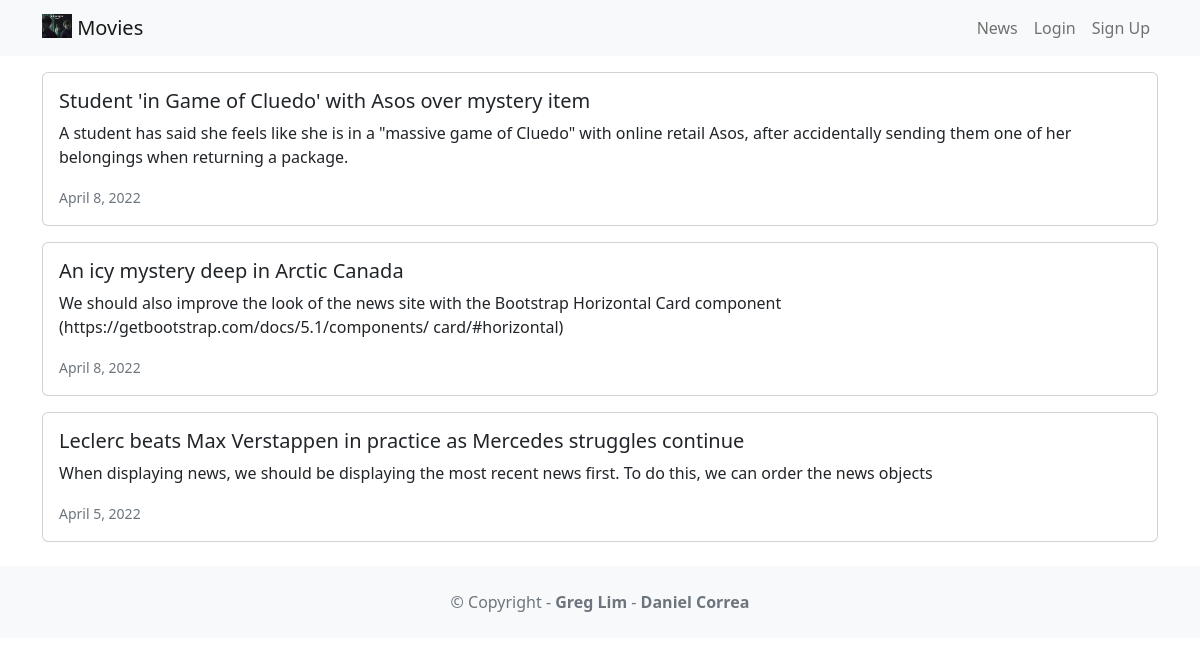
Page /news/ on the committed database.
### news/models.py (models this page shows, shortened)
class News(models.Model):
    headline = models.CharField(max_length=200)
    body = models.TextField()
    date = models.DateField()

### news/views.py (the view)
# urls.py: path('news/', include('news.urls')),
def news(request):
    newss = News.objects.all().order_by('-date')
    return render(request, 'news.html', {'newss':newss})

### news/templates/news.html
  {% extends 'base.html' %}
  {% block content %}
      {% for news in newss %}
      <div class="card mb-3">
        <div class="row g-0">
            <div>
                <div class="card-body">
                    <h5 class="card-title">{{ news.headline}}</h5>
                    <p class="card-text">{{ news.body }}</p>
                    <p class="card-text"><small
                        class="text-muted">
                        {{ news.date }}
                    </small></p>
                </div>
            </div>
        </div>
      </div>
      {% endfor %}
  {% endblock content %}

### rows in the picture
News: headline "Student 'in Game of Cluedo' with Asos over mystery item", body "A student has said she feels like she is in a \"massive game of Cluedo\" with online retail Asos, after accidentally sending them one of her belongings when returning a package.", date "April 8, 2022"
News: headline "An icy mystery deep in Arctic Canada", body "We should also improve the look of the news site with the Bootstrap Horizontal Card component (https://getbootstrap.com/docs/5.1/components/ card/#horizontal)", date "April 8, 2022"
News: headline "Leclerc beats Max Verstappen in practice as Mercedes struggles continue", body "When displaying news, we should be displaying the most recent news first. To do this, we can order the news objects", date "April 5, 2022"
